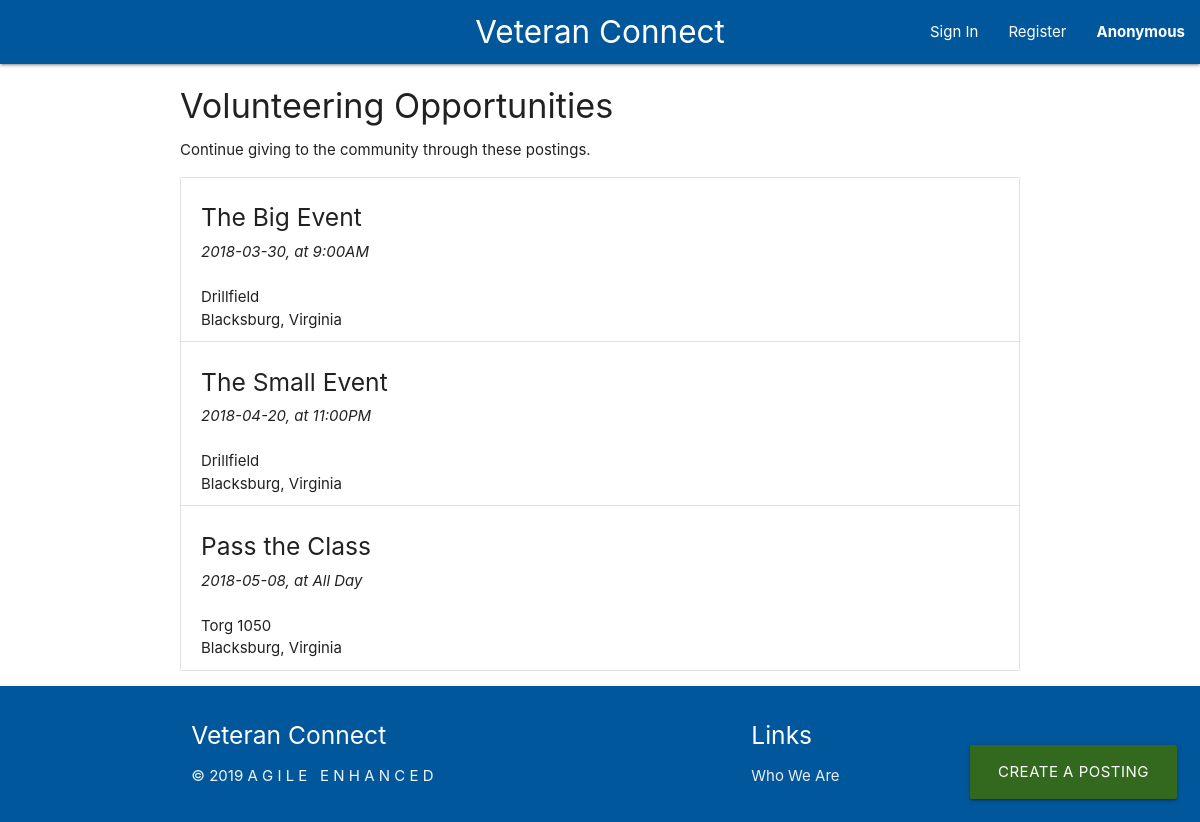
The app's page /service/, older data.
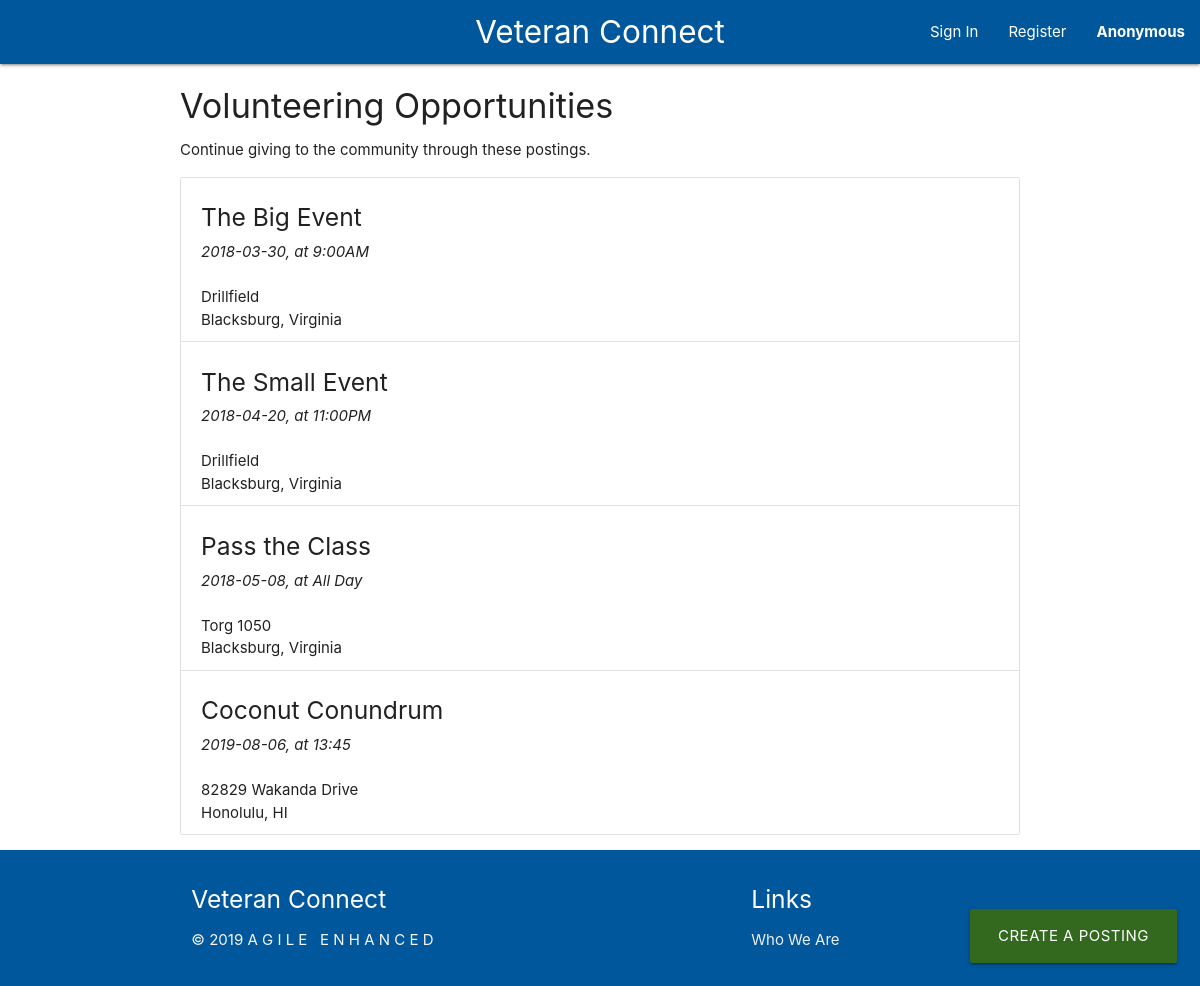
The same page, newer data.
### tables this page shows
CREATE TABLE community_service_events (
    event_id INTEGER PRIMARY KEY AUTOINCREMENT,
    name TEXT NOT NULL,
    date TEXT NOT NULL, 
    time TEXT,
    street_address TEXT,
    city TEXT,
    state TEXT,
    zipcode INTEGER
);

### community_service.py (the view)
@service.route('/', methods=['GET'])
def show_service():
    row = db.get_all_services()
    service = [convert_event(x) for x in row]
    if service is not None:
        session["service"] = service
    return render_template('community_service.html')

### auth.py (called while the page is built)
@auth.before_app_request
def load_logged_in_user():
    user_id = session.get('user_id')
    if user_id is None:
        g.user = None
    else:
        g.user = db.get_user_by_id(user_id)

### community_service.py (called while the page is built)
def convert_event(row):
    event = {
        'name': row['name'],
        'date': row['date'],
        'time': row['time'],
        'street_address': row['street_address'],
        'city': row['city'],
        'state': row['state'],
        'zipcode': row['zipcode'],
    }
    return event

### db.py (called while the page is built)
def get_db():
    if 'db' not in g:
        g.db = sqlite3.connect(
            current_app.config['DATABASE'],
            detect_types=sqlite3.PARSE_DECLTYPES
        )
        g.db.row_factory = sqlite3.Row
    return g.db

def query_db(query, args=(), one=False):
    cur = get_db().execute(query, args)
    rv = cur.fetchall()
    cur.close()
    return (rv[0] if rv else None) if one else rv

def get_all_services():
    try:
        return query_db('SELECT * FROM community_service_events')
    except Exception as e:
        print "could not get all services:", e

### templates/community_service.html (shortened to what this page needs)
{% extends 'base.html' %}
{% block content %}
<div class="container">
    <h4>Volunteering Opportunities</h4>
    <p>Continue giving to the community through these postings.</p>
    <div class="fixed-action-btn">
        <a class="btn btn-large light-green darken-4" href="/service/create">
            Create a Posting
        </a>
    </div>
    <ul class="collection">
        {% if session["service"] %}
            {% for event in session["service"] %}
                <li class="collection-item">
                    <h5>{{event['name']}}</h5>
                    <i>{{event['date']}}, at {{event['time']}}</i>
                    <br><br>
                    <span>{{event['street_address']}}</span><br>
                    <span>{{event['city']}}, {{event['state']}}</span>
                </li>
            {% endfor %}
        {% endif %}
    </ul>
</div>
{% endblock %}

Row changes from the older to the newer data that the page shows:
added community_service_events: name "Coconut Conundrum", date "2019-08-06", time "13:45", street_address "82829 Wakanda Drive", city "Honolulu", state "HI"
